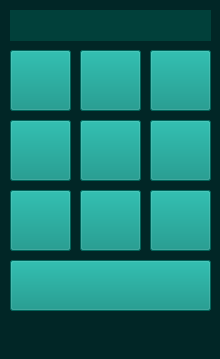
<?xml version="1.0" encoding="UTF-8"?>
<ui version="4.0">
 <class>MainWindow</class>
 <widget class="QMainWindow" name="MainWindow">
  <property name="geometry">
   <rect>
    <x>0</x>
    <y>0</y>
    <width>220</width>
    <height>359</height>
   </rect>
  </property>
  <property name="windowTitle">
   <string>MainWindow</string>
  </property>
  <property name="styleSheet">
   <string notr="true">background-color: rgb(1, 38, 38);</string>
  </property>
  <widget class="QWidget" name="centralwidget">
   <widget class="QLabel" name="mainLabel">
    <property name="geometry">
     <rect>
      <x>10</x>
      <y>10</y>
      <width>201</width>
      <height>31</height>
     </rect>
    </property>
    <property name="styleSheet">
     <string notr="true">background-color: rgb(1, 64, 58);
color: rgb(255, 255, 255);
font: 25 8pt &quot;Microsoft YaHei Light&quot;;</string>
    </property>
    <property name="text">
     <string/>
    </property>
    <property name="alignment">
     <set>Qt::AlignCenter</set>
    </property>
   </widget>
   <widget class="QPushButton" name="row0col0">
    <property name="geometry">
     <rect>
      <x>10</x>
      <y>50</y>
      <width>61</width>
      <height>61</height>
     </rect>
    </property>
    <property name="styleSheet">
     <string notr="true">background-color: rgb(3, 140, 127);
font: 25pt &quot;MS PGothic&quot;;
color: rgb(255, 255, 255);</string>
    </property>
    <property name="text">
     <string/>
    </property>
   </widget>
   <widget class="QPushButton" name="row0col1">
    <property name="geometry">
     <rect>
      <x>80</x>
      <y>50</y>
      <width>61</width>
      <height>61</height>
     </rect>
    </property>
    <property name="styleSheet">
     <string notr="true">background-color: rgb(3, 140, 127);
font: 25pt &quot;MS PGothic&quot;;
color: rgb(255, 255, 255);</string>
    </property>
    <property name="text">
     <string/>
    </property>
   </widget>
   <widget class="QPushButton" name="row0col2">
    <property name="geometry">
     <rect>
      <x>150</x>
      <y>50</y>
      <width>61</width>
      <height>61</height>
     </rect>
    </property>
    <property name="styleSheet">
     <string notr="true">background-color: rgb(3, 140, 127);
font: 25pt &quot;MS PGothic&quot;;
color: rgb(255, 255, 255);</string>
    </property>
    <property name="text">
     <string/>
    </property>
   </widget>
   <widget class="QPushButton" name="row1col0">
    <property name="geometry">
     <rect>
      <x>10</x>
      <y>120</y>
      <width>61</width>
      <height>61</height>
     </rect>
    </property>
    <property name="styleSheet">
     <string notr="true">background-color: rgb(3, 140, 127);
font: 25pt &quot;MS PGothic&quot;;
color: rgb(255, 255, 255);</string>
    </property>
    <property name="text">
     <string/>
    </property>
   </widget>
   <widget class="QPushButton" name="row1col1">
    <property name="geometry">
     <rect>
      <x>80</x>
      <y>120</y>
      <width>61</width>
      <height>61</height>
     </rect>
    </property>
    <property name="styleSheet">
     <string notr="true">background-color: rgb(3, 140, 127);
font: 25pt &quot;MS PGothic&quot;;
color: rgb(255, 255, 255);</string>
    </property>
    <property name="text">
     <string/>
    </property>
   </widget>
   <widget class="QPushButton" name="row1col2">
    <property name="geometry">
     <rect>
      <x>150</x>
      <y>120</y>
      <width>61</width>
      <height>61</height>
     </rect>
    </property>
    <property name="styleSheet">
     <string notr="true">background-color: rgb(3, 140, 127);
font: 25pt &quot;MS PGothic&quot;;
color: rgb(255, 255, 255);</string>
    </property>
    <property name="text">
     <string/>
    </property>
   </widget>
   <widget class="QPushButton" name="row2col0">
    <property name="geometry">
     <rect>
      <x>10</x>
      <y>190</y>
      <width>61</width>
      <height>61</height>
     </rect>
    </property>
    <property name="styleSheet">
     <string notr="true">background-color: rgb(3, 140, 127);
font: 25pt &quot;MS PGothic&quot;;
color: rgb(255, 255, 255);</string>
    </property>
    <property name="text">
     <string/>
    </property>
   </widget>
   <widget class="QPushButton" name="row2col1">
    <property name="geometry">
     <rect>
      <x>80</x>
      <y>190</y>
      <width>61</width>
      <height>61</height>
     </rect>
    </property>
    <property name="styleSheet">
     <string notr="true">background-color: rgb(3, 140, 127);
font: 25pt &quot;MS PGothic&quot;;
color: rgb(255, 255, 255);</string>
    </property>
    <property name="text">
     <string/>
    </property>
   </widget>
   <widget class="QPushButton" name="row2col2">
    <property name="geometry">
     <rect>
      <x>150</x>
      <y>190</y>
      <width>61</width>
      <height>61</height>
     </rect>
    </property>
    <property name="styleSheet">
     <string notr="true">background-color: rgb(3, 140, 127);
font: 25pt &quot;MS PGothic&quot;;
color: rgb(255, 255, 255);</string>
    </property>
    <property name="text">
     <string/>
    </property>
   </widget>
   <widget class="QPushButton" name="pushButton">
    <property name="geometry">
     <rect>
      <x>10</x>
      <y>260</y>
      <width>201</width>
      <height>51</height>
     </rect>
    </property>
    <property name="styleSheet">
     <string notr="true">background-color: rgb(3, 140, 127);
font: 25 15pt &quot;Segoe UI Light&quot;;
color: rgb(255, 255, 255);</string>
    </property>
    <property name="text">
     <string/>
    </property>
   </widget>
  </widget>
  <widget class="QMenuBar" name="menubar">
   <property name="geometry">
    <rect>
     <x>0</x>
     <y>0</y>
     <width>220</width>
     <height>21</height>
    </rect>
   </property>
  </widget>
  <widget class="QStatusBar" name="statusbar"/>
 </widget>
 <resources/>
 <connections/>
</ui>
